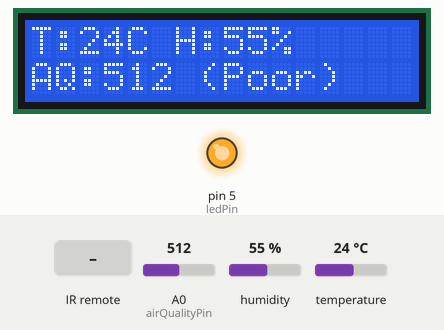
Recording of a sketch running on a simulated Arduino Uno, built with avr-gcc and run on an emulated ATmega328P. On the bench: 16×2 character LCD, output pins drawn as LEDs (lit = HIGH). Dashed ring = blinking. The inputs (shaded band) are chosen by the test bench; at power-on: A0 (airQualityPin) = 512, humidity 55 %, temperature 24 °C. What the sketch prints to the serial monitor is not drawn.

Above: at 6.2 s.
6.3 s: A0 (airQualityPin) set to 112
At 7.1 s:
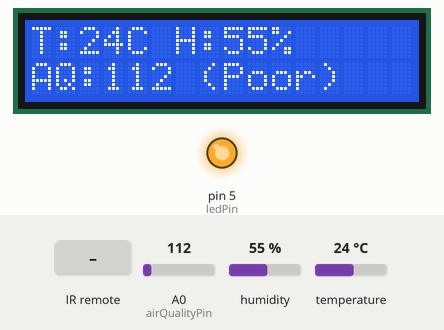
8.1 s: A0 (airQualityPin) set to 89
At 9.5 s:
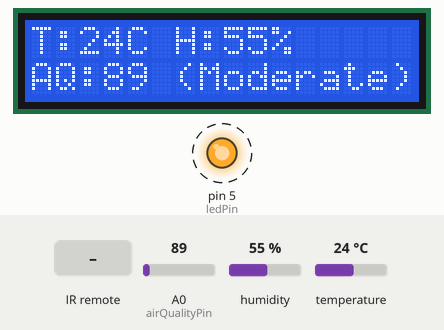
11.1 s: infrared code 0x0C received
At 11.5 s:
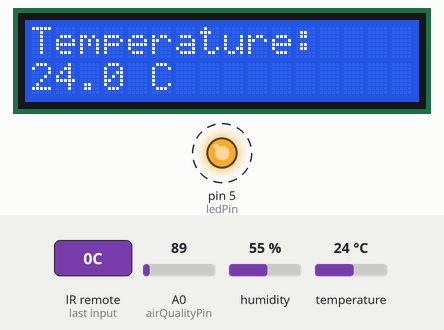
14.2 s: infrared code 0x18 received
At 14.6 s:
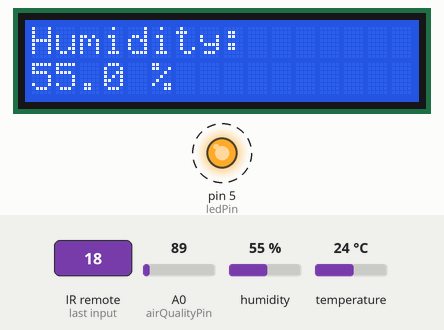
17.2 s: infrared code 0x5E received
At 17.6 s:
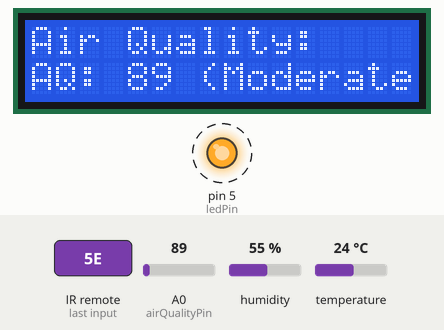
20.3 s: A0 (airQualityPin) set to 110
At 21.1 s:
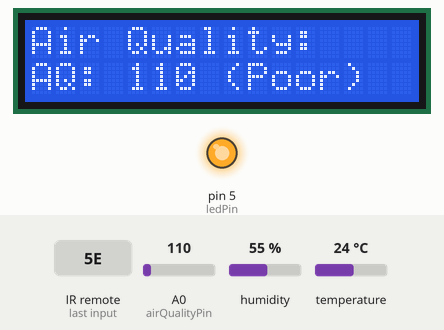
Timing chart, 0 to 22.8 s (numbered marks = the images above; inputs shaded):
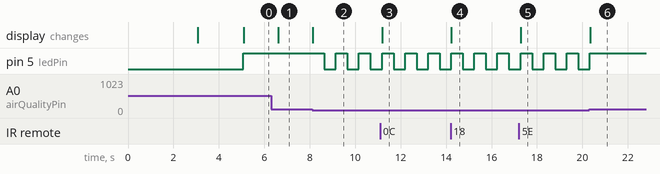

The sketch:

code.ino
```cpp
#include <IRremote.hpp>
#include <Adafruit_Sensor.h>
#include <DHT.h>
#include <DHT_U.h>
#include <LiquidCrystal.h>

// LCD pin config: RS, E, D4, D5, D6, D7
LiquidCrystal lcd(12, 11, 10, 9, 8, 7);
const int ledPin = 5;
const int IR_RECEIVE_PIN = 2; // IR receiver pin
int displayMode = 0; // 0 = All, 1 = Temp, 2 = Humidity, 3 = AQ

// DHT22 setup
#define DHTPIN 6
#define DHTTYPE DHT22
DHT dht(DHTPIN, DHTTYPE);

// Air quality sensor pin
const int airQualityPin = A0;

// Non-blocking LED blink variables
unsigned long previousMillis = 0;
int ledState = LOW;
int blinkInterval = 0;

void setup() {
  pinMode(ledPin, OUTPUT);
  IrReceiver.begin(IR_RECEIVE_PIN, ENABLE_LED_FEEDBACK);
  Serial.begin(9600);
  dht.begin();
  lcd.begin(16, 2);

  lcd.setCursor(0, 0);
  lcd.print("  Air Quality");
  lcd.setCursor(0, 1);
  lcd.print("    Monitor");
  delay(3000);
  lcd.clear();
  lcd.setCursor(0, 0);
  lcd.print("Initializing...");
  delay(2000);
  lcd.clear();
}

void handleLED(int airValue) {
  static unsigned long lastBlinkTime = 0;
  static int blinkState = LOW;

  if (airValue <= 50) {
    digitalWrite(ledPin, HIGH);
  } else if (airValue > 50 && airValue <= 100) {
    unsigned long currentMillis = millis();
    if (currentMillis - lastBlinkTime >= 100) {
      lastBlinkTime = currentMillis;
      blinkState = !blinkState;
      digitalWrite(ledPin, blinkState);
    }
  } else {
    digitalWrite(ledPin, HIGH);
  }
}

void loop() {
  float temperature = dht.readTemperature();
  float humidity = dht.readHumidity();
  int airValue = analogRead(airQualityPin);
  String airStatus;

  if (airValue <= 50) airStatus = "(Good)";
  else if (airValue <= 100) airStatus = "(Moderate)";
  else airStatus = "(Poor)";

  handleLED(airValue);

  if (isnan(temperature) || isnan(humidity)) {
    lcd.clear();
    lcd.setCursor(0, 0);
    lcd.print("Sensor Error");
    lcd.setCursor(0, 1);
    lcd.print("Check wiring");
    Serial.println("Failed to read from DHT22 sensor!");
    delay(1000);
    return;
  }

  if (IrReceiver.decode()) {
    switch (IrReceiver.decodedIRData.command) {
      case 0x16: displayMode = 0; break; // Button 0
      case 0x0C: displayMode = 1; break; // Button 1
      case 0x18: displayMode = 2; break; // Button 2
      case 0x5E: displayMode = 3; break; // Button 3
    }
    IrReceiver.resume();
  }

  lcd.clear();
  lcd.setCursor(0, 0);

  if (displayMode == 0) {
    lcd.print("T:"); lcd.print(temperature, 0); lcd.print("C H:");
    lcd.print(humidity, 0); lcd.print("%");
    lcd.setCursor(0, 1);
    lcd.print("AQ:"); lcd.print(airValue); lcd.print(" "); lcd.print(airStatus);
  } else if (displayMode == 1) {
    lcd.print("Temperature:");
    lcd.setCursor(0, 1);
    lcd.print(temperature, 1); lcd.print(" C");
  } else if (displayMode == 2) {
    lcd.print("Humidity:");
    lcd.setCursor(0, 1);
    lcd.print(humidity, 1); lcd.print(" %");
  } else if (displayMode == 3) {
    lcd.print("Air Quality:");
    lcd.setCursor(0, 1);
    lcd.print("AQ: "); lcd.print(airValue); lcd.print(" "); lcd.print(airStatus);
  }

  Serial.print("Temp: "); Serial.print(temperature); Serial.print(" C, ");
  Serial.print("Humidity: "); Serial.print(humidity); Serial.print(" %, ");
  Serial.print("Air Quality: "); Serial.println(airValue);

  delay(500);
}
```

Measured:
- the behaviour switches between 101 and 100 on A0 (airQualityPin) (found by bisection; images 1 and 2)
- after the input at 6.3 s, the display: changes after 0.31 s (image 1)
- after the input at 8.1 s, pin 5 (ledPin): alternates HIGH for 0.51 s and LOW for 0.51 s, starting after 0.54 s; the display: changes at once (image 2)
- after the input at 11.1 s, the display: changes after 0.09 s (image 3)
- after the input at 14.2 s, the display: changes at once (image 4)
- after the input at 17.2 s, the display: changes after 0.09 s (image 5)
- after the input at 20.3 s, pin 5 (ledPin): goes on until 20.3 s, then stays HIGH; the display: changes at once (image 6)
